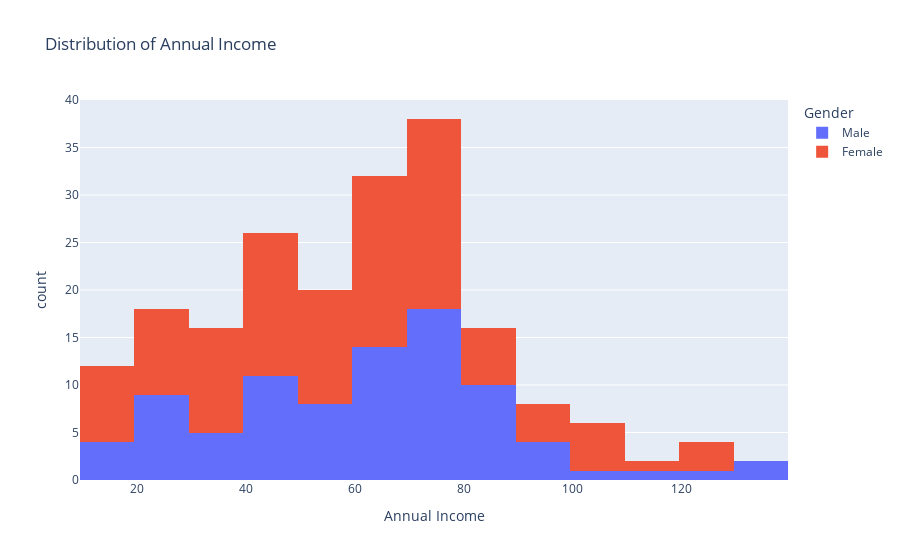

The notebook cell saved with this chart:
### Code cell
# Histogram: Distribution of Annual Income
fig = px.histogram(df, x='Annual Income', color ='Gender',
                    title='Distribution of Annual Income',
                    labels={'Annual Income': 'Annual Income'},
                    nbins=20)

fig.show()

### Figure 1 — Plotly figure (JSON) as saved in the notebook; plotly's stock layout.template omitted (floating-point values rounded to 4 significant figures)
{"data": [{"bingroup": "x", "hovertemplate": "Gender=Male<br>Annual Income=%{x}<br>count=%{y}<extra></extra>", "legendgroup": "Male", "marker": {"color": "#636efa", "pattern": {"shape": ""}}, "name": "Male", "nbinsx": 20, "orientation": "v", "showlegend": true, "type": "histogram", "x": [15, 15, 19, 19, 20, 20, 21, 23, 24, 24, 25, 28, 28, 30, 33, 33, 38, 39, 42, 43, 43, 44, 46, 46, 46, 48, 48, 48, 49, 54, 54, 54, 54, 54, 54, 54, 59, 60, 60, 61, 61, 62, 62, 62, 63, 63, 63, 63, 64, 67, 69, 71, 71, 71, 71, 71, 71, 73, 73, 74, 75, 77, 77, 77, 78, 78, 78, 78, 78, 81, 85, 86, 87, 87, 87, 87, 87, 88, 88, 93, 93, 98, 99, 101, 113, 126, 137, 137], "xaxis": "x", "yaxis": "y"}, {"bingroup": "x", "hovertemplate": "Gender=Female<br>Annual Income=%{x}<br>count=%{y}<extra></extra>", "legendgroup": "Female", "marker": {"color": "#EF553B", "pattern": {"shape": ""}}, "name": "Female", "nbinsx": 20, "orientation": "v", "showlegend": true, "type": "histogram", "x": [16, 16, 17, 17, 18, 18, 19, 19, 20, 20, 21, 23, 25, 28, 28, 29, 29, 30, 33, 33, 34, 34, 37, 37, 38, 39, 39, 39, 40, 40, 40, 40, 42, 43, 43, 44, 46, 47, 47, 48, 48, 48, 49, 50, 50, 54, 54, 54, 54, 54, 57, 57, 58, 58, 59, 60, 60, 60, 60, 62, 62, 62, 63, 63, 64, 65, 65, 65, 65, 67, 67, 67, 69, 70, 70, 72, 72, 73, 73, 74, 75, 76, 76, 77, 78, 78, 78, 78, 78, 78, 78, 79, 79, 81, 85, 86, 87, 88, 88, 97, 97, 98, 99, 101, 103, 103, 103, 103, 113, 120, 120, 126], "xaxis": "x", "yaxis": "y"}], "layout": {"barmode": "relative", "legend": {"title": {"text": "Gender"}, "tracegroupgap": 0}, "title": {"text": "Distribution of Annual Income"}, "xaxis": {"anchor": "y", "domain": [0, 1], "title": {"text": "Annual Income"}}, "yaxis": {"anchor": "x", "domain": [0, 1], "title": {"text": "count"}}}}
